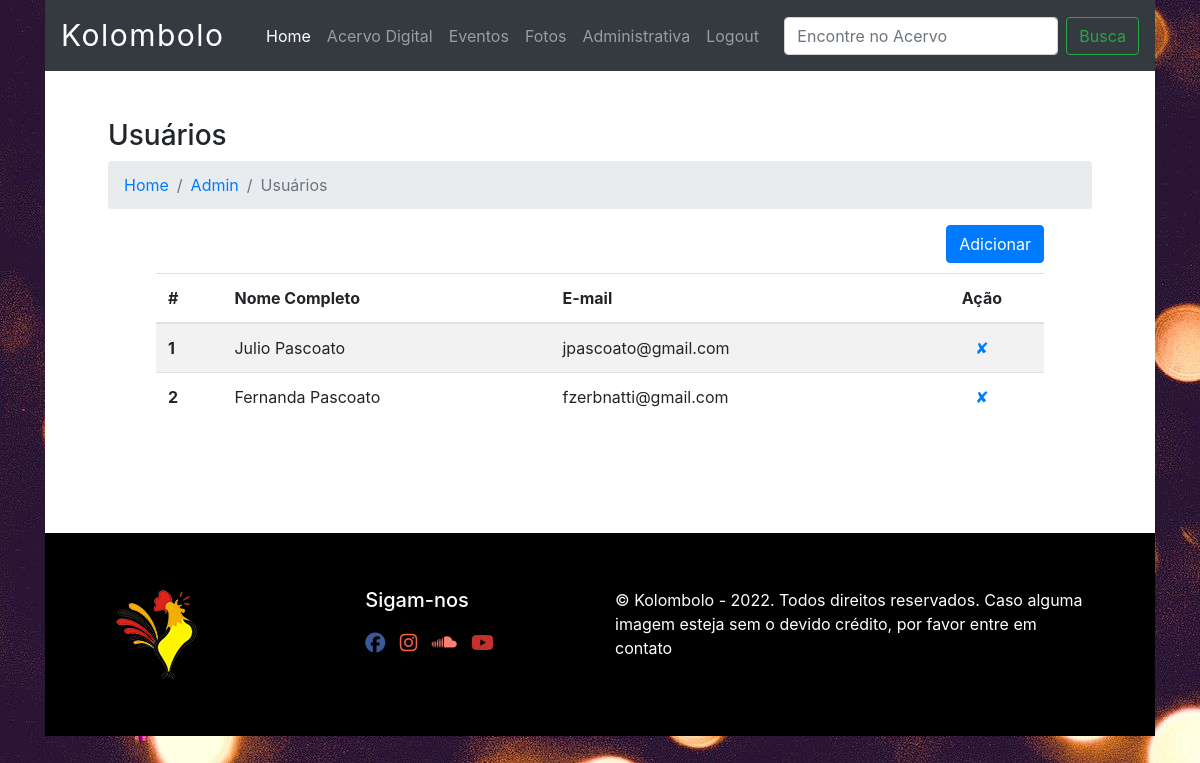
Before: /user-admin (signed in) with the older database file.
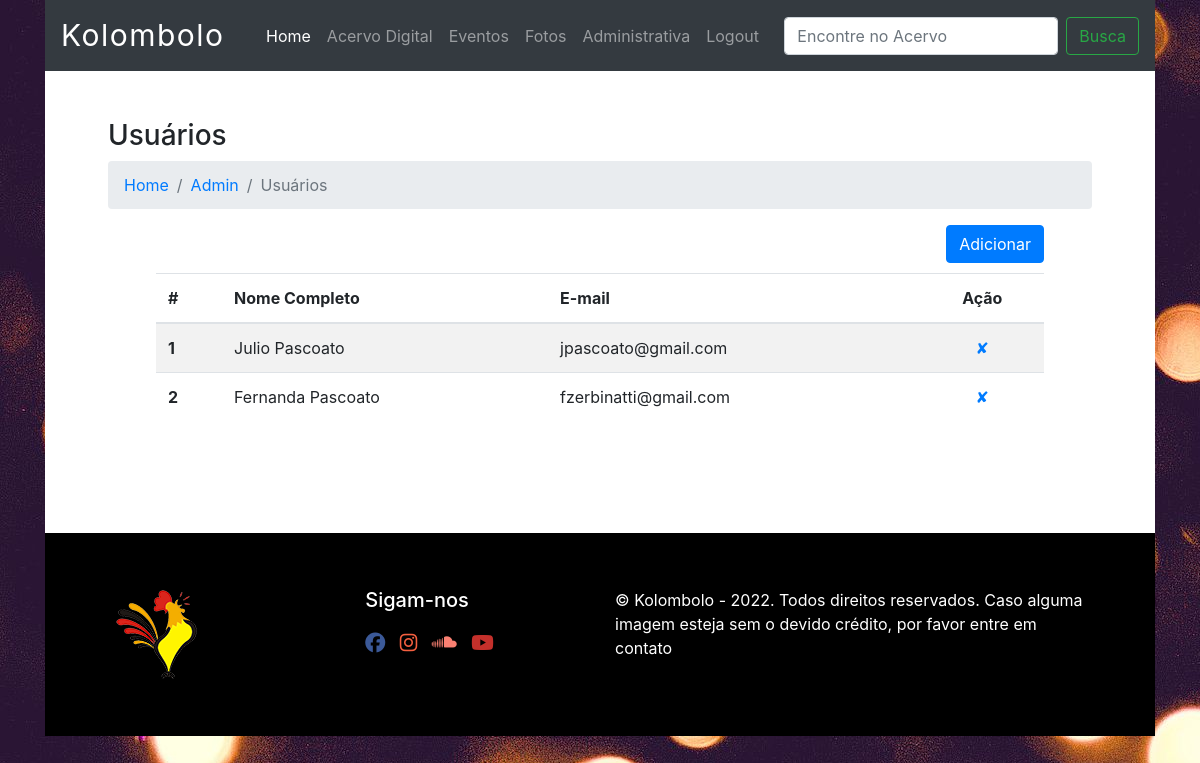
After: the same page with the newer database file.
### database.py (models this page shows)
class User(UserMixin, Base):
    __tablename__='autor'
    id=Column(Integer(), primary_key=True, autoincrement=True)
    fullname=Column(String(80), nullable=False, unique=True)
    password=Column(String(25), nullable=False, unique=True)
    email=Column(String(80), unique=True, nullable=False)
    date_created=Column(DateTime(), default=datetime.utcnow)
    def __repr__(self):
        return f"<User fullname={self.fullname} email={self.email}>"

### app.py (the view)
@app.route('/user-admin')
@login_required
def user_admin():
    users = local_session.query(User).all()
    print(users)
    return render_template("user_admin.html", current_user=current_user, users=users)

### app.py (called while the page is built)
@login_manager.user_loader
def load_user(user_id):
    return local_session.query(User).get(int(user_id))

### templates/user_admin.html (shortened to what this page needs)
{% extends "base.html" %}
{% block content %}
<div class="container px-5">
    <h3>Usuários</h3>
    <nav aria-label="breadcrumb">
      <ol class="breadcrumb">
        <li class="breadcrumb-item"><a href="/">Home</a></li>
        <li class="breadcrumb-item"><a href="/admin">Admin</a></li>
        <li class="breadcrumb-item active" aria-current="page">Usuários</li>
      </ol>
    </nav>
    <div class="container pr-5">
        <a class="btn btn-primary float-right" href="{{url_for('users')}}">Adicionar</a>
    </div>
    <div class="container p-5">
        <table class="table table-striped">
            <thead>
              <tr>
                <th scope="col">#</th>
                <th scope="col">Nome Completo</th>
                <th scope="col">E-mail</th>
                <th class="text-center" scope="col">Ação</th>
              </tr>
            </thead>
            <tbody>
                {% for user in users %}
                    <tr>
                        <th scope="row">{{ user.id }}</th>
                        <td>{{ user.fullname }}</td>
                        <td>{{ user.email }}</td>
                        <td class="text-center"><a href="{{url_for('delete_user', user_id=user.id) }}">✘</a></td>
                    </tr>
                {% endfor %}
            </tbody>
          </table>
    </div>
  </div>
{% endblock %}

Changed rows visible on the page:
changed User "Fernanda Pascoato": email "fzerbnatti@gmail.com" → "fzerbinatti@gmail.com"
